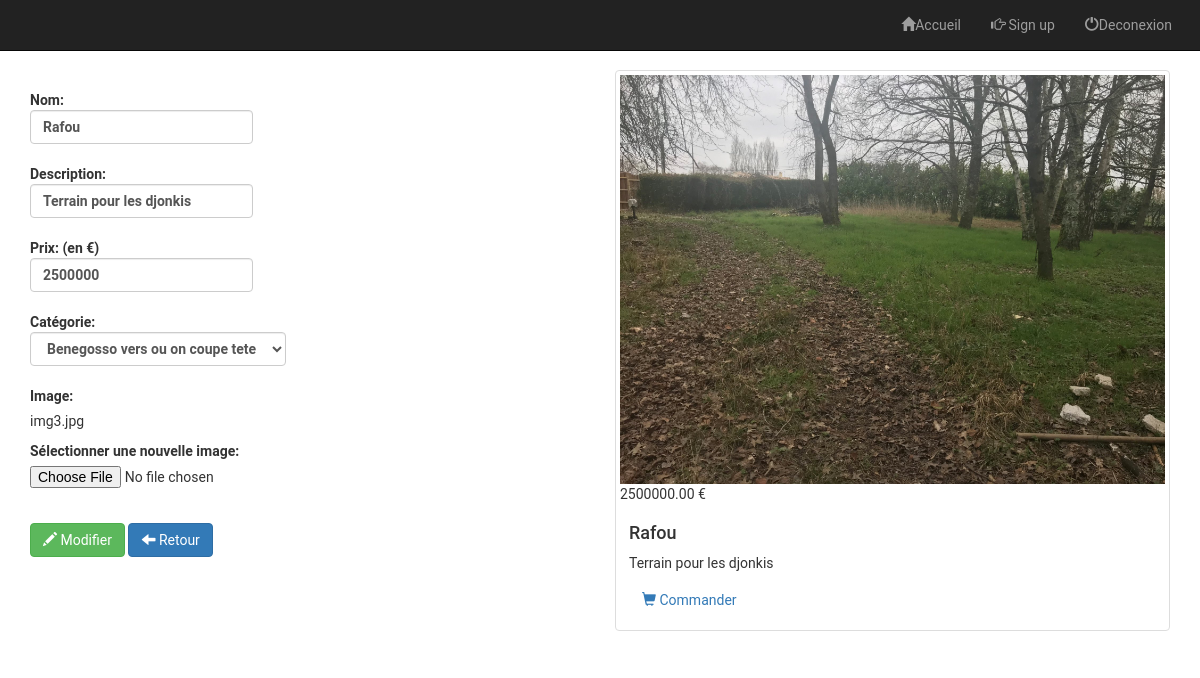
Page /admin/update.php?id=40 on the committed database.
### tables this page shows
CREATE TABLE `items` (
  `id` int(11) NOT NULL,
  `name` varchar(100) NOT NULL,
  `description` varchar(255) NOT NULL,
  `price` float NOT NULL,
  `image` varchar(255) NOT NULL,
  `category` int(11) NOT NULL
);

### admin/update.php (the view, shortened to what this page needs)
<?php
    if(!empty($_GET['id']))
    {
        $id = checkInput($_GET['id']);
    }
    $nameError = $descriptionError = $priceError = $categoryError = $imageError = $name = $description = $price = $category = $image = "";
    if(!empty($_POST))
    {
        $name               = checkInput($_POST['name']);
        $description        = checkInput($_POST['description']);
        $price              = checkInput($_POST['price']);
        $category           = checkInput($_POST['category']);
        $image              = checkInput($_FILES["image"]["name"]);
        $imagePath          = '../img/'. basename($image);
        $imageExtension     = pathinfo($imagePath,PATHINFO_EXTENSION);
        $isSuccess          = true;
        if(empty($name))
        {
            $nameError = 'Ce champ ne peut pas être vide';
            $isSuccess = false;
        }
        if(empty($description))
        {
            $descriptionError = 'Ce champ ne peut pas être vide';
            $isSuccess = false;
        }
        if(empty($price))
        {
            $priceError = 'Ce champ ne peut pas être vide';
            $isSuccess = false;
        }
        if(empty($category))
        {
            $categoryError = 'Ce champ ne peut pas être vide';
            $isSuccess = false;
        }
        if(empty($image))
        {
            $isImageUpdated = false;
        }
        else
        {
            $isImageUpdated = true;
            $isUploadSuccess =true;
            if($imageExtension != "jpg" && $imageExtension != "png" && $imageExtension != "jpeg" && $imageExtension != "gif" )
            {
                $imageError = "Les fichiers autorises sont: .jpg, .jpeg, .png, .gif";
                $isUploadSuccess = false;
            }
            if(file_exists($imagePath))
            {
                $imageError = "Le fichier existe deja";
                $isUploadSuccess = false;
            }
            if($_FILES["image"]["size"] > 500000)
            {
                $imageError = "Le fichier ne doit pas depasser les 500KB";
                $isUploadSuccess = false;
            }
            if($isUploadSuccess)
            {
                if(!move_uploaded_file($_FILES["image"]["tmp_name"], $imagePath))
                {
                    $imageError = "Il y a eu une erreur lors de l'upload";
                    $isUploadSuccess = false;
                }
            }
        }
        if (($isSuccess && $isImageUpdated && $isUploadSuccess) || ($isSuccess && !$isImageUpdated))
        {
            $db = Database::connect();
            if($isImageUpdated)
            {
                $statement = $db->prepare("UPDATE items  set name = ?, description = ?, price = ?, category = ?, image = ? WHERE id = ?");
                $statement->execute(array($name,$description,$price,$category,$image,$id));
            }
            else
            {
                $statement = $db->prepare("UPDATE items  set name = ?, description = ?, price = ?, category = ? WHERE id = ?");
                $statement->execute(array($name,$description,$price,$category,$id));
            }
            Database::disconnect();
            header("Location: index.php");
        }
        else if($isImageUpdated && !$isUploadSuccess)
        {
            $db = Database::connect();
            $statement = $db->prepare("SELECT * FROM items where id = ?");
            $statement->execute(array($id));
            $item = $statement->fetch();
            $image          = $item['image'];
            Database::disconnect();
        }
    }
    else
    {
        $db = Database::connect();
        $statement = $db->prepare("SELECT * FROM items where id = ?");
        $statement->execute(array($id));
        $item = $statement->fetch();
        $name           = $item['name'];
        $description    = $item['description'];
        $price          = $item['price'];
        $category       = $item['category'];
        $image          = $item['image'];
    }
    function checkInput($data)
    {
      $data = trim($data);
      $data = stripslashes($data);
      $data = htmlspecialchars($data);
      return $data;
    }
?>
<!DOCTYPE html>
<html lang="en">
    <head>
        <link rel="stylesheet" href="https://maxcdn.bootstrapcdn.com/bootstrap/3.3.6/css/bootstrap.min.css">
        <link href="../b.css" rel="stylesheet">
    </head>
    <body style="background-image: url('https://mdbootstrap.com/img/Photos/Others/architecture.jpg');background-attachment: fixed;background-repeat:  no-repeat;background-size:  cover;font-family: Roboto, serif;">
        <div>
        <?php include('../menu.php'); ?>
        </div>
        <div class="container admin">
            <div class="row">
                <div class="col-sm-6">
                    <h1><strong>Modifier un item</strong></h1>
                    <br>
                    <form class="form" action="<?php echo 'update.php?id='.$id;?>" role="form" method="post" enctype="multipart/form-data">
                        <div class="form-group">
                            <label for="name">Nom:
                            <input type="text" class="form-control" id="name" name="name" placeholder="Nom" value="<?php echo $name;?>">
                        </div>
                        <div class="form-group">
                            <label for="description">Description:
                            <input type="text" class="form-control" id="description" name="description" placeholder="Description" value="<?php echo $description;?>">
                        </div>
                        <div class="form-group">
                        <label for="price">Prix: (en €)
                            <input type="number" step="0.01" class="form-control" id="price" name="price" placeholder="Prix" value="<?php echo $price;?>">
                        </div>
                        <div class="form-group">
                            <label for="category">Catégorie:
                            <select class="form-control" id="category" name="category">
                            <?php
                               $db = Database::connect();
                               foreach ($db->query('SELECT * FROM categories') as $row)
                               {
                                    if($row['id'] == $category)
                                        echo '<option selected="selected" value="'. $row['id'] .'">'. $row['name'] . '</option>';
                                    else
                                        echo '<option value="'. $row['id'] .'">'. $row['name'] . '</option>';;
                               }
                            ?>
                            </select>
                        </div>
                        <div class="form-group">
                            <label for="image">Image:</label>
                            <p><?php echo $image;?></p>
                            <label for="image">Sélectionner une nouvelle image:</label>
                            <input type="file" id="image" name="image">
                        </div>
                        <br>
                        <div class="form-actions">
                            <button type="submit" class="btn btn-success"><span class="glyphicon glyphicon-pencil"></span> Modifier</button>
                            <a class="btn btn-primary" href="index.php"><span class="glyphicon glyphicon-arrow-left"></span> Retour</a>
                       </div>
                    </form>
                </div>
                <div class="col-sm-6 site" style="padding-top: 5em;">
                    <div class="thumbnail">
                        <img src="<?php echo '../img/'.$image;?>" alt="...">
                        <div class="price"><?php echo number_format((float)$price, 2, '.', ''). ' €';?></div>
                          <div class="caption">
                            <h4><?php echo $name;?></h4>
                            <p><?php echo $description;?></p>
                            <a href="#" class="btn btn-order" role="button"><span class="glyphicon glyphicon-shopping-cart"></span> Commander</a>
                          </div>
                    </div>
                </div>
            </div>
        </div>
    </body>
</html>

### b.css (style rules this page uses)
body { margin: 0; padding: 0px; width: 100%; }

### rows in the picture
items: name "Rafou", description "Terrain pour les djonkis", price "2500000", image "img3.jpg", image (picture), price "2500000.00"

### other values in the picture
form field category "Benegosso vers ou on coupe tete"
